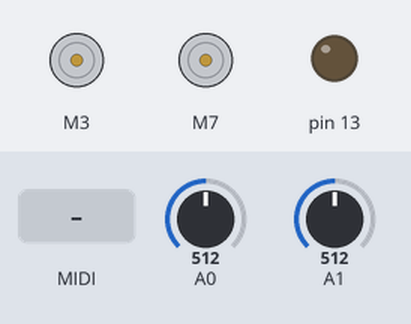
Simulated run of this sketch. Board: Arduino Uno, built with avr-gcc and run on an emulated ATmega328P. Parts: 2 × DC motor (green arrow = forward, orange = backward, longer = faster), output pins drawn as LEDs (lit = HIGH). Inputs (shaded band) come from the test bench; at power-on: A0 = 512, A1 = 512. MIDI output is not drawn.

Above: at 2.2 s.
2.3 s: MIDI note 64 received
At 2.45 s:
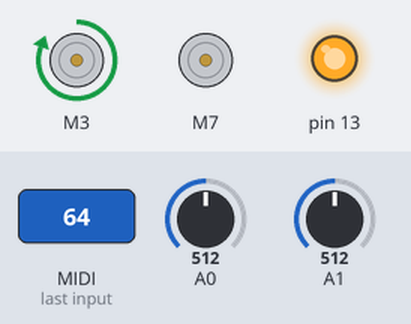
4.3 s: MIDI note 72 received
At 4.45 s:
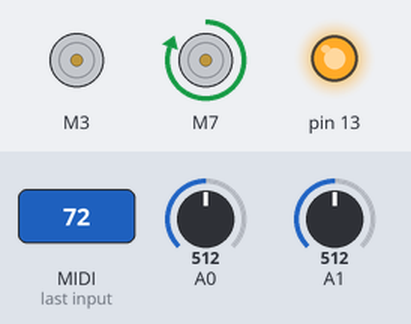
Timing chart, 0 to 7.3 s (numbered marks = the images above; inputs shaded):
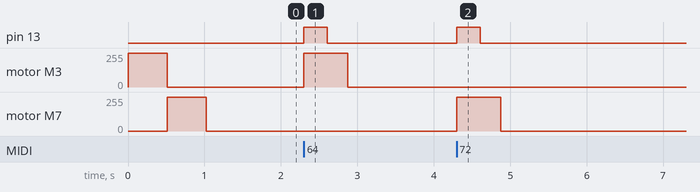

Measured:
- after the input at 2.3 s, pin 13: LOW → HIGH at once, → LOW 0.31 s later; motor M3: stopped → forward 255/255 at once, → stopped 0.57 s later
- after the input at 4.3 s, pin 13: LOW → HIGH at once, → LOW 0.31 s later; motor M7: stopped → forward 255/255 at once, → stopped 0.57 s later

The sketch:

PTR_3_pitch_control.ino
```cpp
// pitch control仕様
#include <MIDI.h>
#include "note.h"
#include "pitchshifter.h"
#include "tank.h"

MIDI_CREATE_DEFAULT_INSTANCE();

#define IF_Master_ch 0
#define Master_Slave_ch 4
Note note;
P_shifter p_shifter;
Tank tank;
int count=0;


void NoteOn_from_Master(byte channel, byte pitch, byte velocity){
  int channel_ = channel;
//  if(channel_==1){
//      count++;
//    if(count==1){
//      int pitch_ = pitch;
//    note.on(pitch_);
//    p_shifter.on(pitch_);
//      }
//    if(count==2){
//      count=0;
//      }
//    }
  digitalWrite(13, HIGH);
  int pitch_ = pitch;
  // ptr3ではValveとPitchでデバイス分けているのでnoteはコメントアウト
    // note.on(pitch_);
    p_shifter.on(pitch_);

}

void NoteOff_from_Master(byte channel, byte pitch, byte velocity){
//  int pitch_ = pitch;
//  note.off(pitch_);
//  p_shifter.off(pitch_);
  digitalWrite(13, LOW);
}

void setup(){

  MIDI.setHandleNoteOn(NoteOn_from_Master);
  MIDI.setHandleNoteOff(NoteOff_from_Master);
  MIDI.begin(MIDI_CHANNEL_OMNI);
//  MIDI.begin(Master_Slave_ch);

  // note.setup();
  p_shifter.setup();
  // tank.setup();
 pinMode(13,OUTPUT);//Lチカデバック用
}

void loop(){
  // リアルタイム性の確保のため、MIDI.readをできるだけ早く呼ぶように
  MIDI.read();
  // note.update();
  p_shifter.update();
  // tank.update();
}
```

L6470_commands.ino
```cpp
/*ver 1.00 2013/4/24*/
/*ver 1.01 2013/12/14 コメント追記*/

/*L6470 コントロール　コマンド
 引数-----------------------
 dia   1:正転 0:逆転,
 spd  (20bit)(0.015*spd[step/s])
 pos  (22bit)
 n_step (22bit)
 act   1:絶対座標をマーク  0:絶対座標リセット
 mssec ミリ秒
 val 各レジスタに書き込む値
 ---------------------------
 L6470_run(dia,spd); //指定方向に連続回転
 L6470_stepclock(dia); //指定方向にstepピンのクロックで回転
 L6470_move(dia,n_step); //指定方向に指定数ステップする
 L6470_goto(pos);　//指定座標に最短でいける回転方向で移動
 L6470_gotodia(dia,pos);　//回転方向を指定して指定座標に移動
 L6470_gountil(act,dia,spd);　//指定した回転方向に指定した速度で回転し、スイッチのONで急停止と座標処理
 L6470_relesesw(act,dia);　//スイッチがOFFに戻るまで最低速度で回転し、停止と座標処理
 L6470_gohome();　//座標原点に移動
 L6470_gomark();　//マーク座標に移動
 L6470_resetpos();　//絶対座標リセット
 L6470_resetdevice(); //L6470リセット
 L6470_softstop();　//回転停止、保持トルクあり
 L6470_hardstop();　//回転急停止、保持トルクあり
 L6470_softhiz(); //回転停止、保持トルクなし
 L6470_hardhiz(); //回転急停止、保持トルクなし
 L6470_getstatus(); //statusレジスタの値を返す （L6470_getparam_status();と同じ）

 L6470_busydelay(msec);　//busyフラグがHIGHになってから、指定ミリ秒待つ。

 レジスタ書き込みコマンド
 L6470_setparam_abspos(val); //[R, WS]現在座標default 0x000000 (22bit)
 L6470_setparam_elpos(val); //[R, WS]コイル励磁の電気的位置default 0x000 (2+7bit)
 L6470_setparam_mark(val); //[R, WR]マーク座標default 0x000000 (22bit)
 //ありませんL6470_spped //[R] 現在速度read onry  (20bit)
 L6470_setparam_acc(val); //[R, WS] 加速度default 0x08A (12bit) (14.55*val+14.55[step/s^2])
 L6470_setparam_dec(val); //[R, WS] 減速度default 0x08A (12bit) (14.55*val+14.55[step/s^2])
 L6470_setparam_maxspeed(val); //[R, WR]最大速度default 0x041 (10bit) (15.25*val+15.25[step/s])
 L6470_setparam_minspeed(val); //[R, WS]最小速度default 0x000 (1+12bit) (0.238*val+[step/s])
 L6470_setparam_fsspd(val); //[R, WR]μステップからフルステップへの切替点速度default 0x027 (10bit) (15.25*val+7.63[step/s])
 L6470_setparam_kvalhold(val); //[R, WR]停止時励磁電圧default 0x29 (8bit) (Vs[V]*val/256)
 L6470_setparam_kvalrun(val); //[R, WR]定速回転時励磁電圧default 0x29 (8bit) (Vs[V]*val/256)
 L6470_setparam_kvalacc(val); //[R, WR]加速時励磁電圧default 0x29 (8bit) (Vs[V]*val/256)
 L6470_setparam_kvaldec(val); //[R, WR]減速時励磁電圧default 0x29 (8bit) (Vs[V]*val/256)
 L6470_setparam_intspd(val); //[R, WH]逆起電力補償切替点速度default 0x0408 (14bit) (0.238*val[step/s])
 L6470_setparam_stslp(val); //[R, WH]逆起電力補償低速時勾配default 0x19 (8bit) (0.000015*val[% s/step])
 L6470_setparam_fnslpacc(val); //[R, WH]逆起電力補償高速時加速勾配default 0x29 (8bit) (0.000015*val[% s/step])
 L6470_setparam_fnslpdec(val); //[R, WH]逆起電力補償高速時減速勾配default 0x29 (8bit) (0.000015*val[% s/step])
 L6470_setparam_ktherm(val); //[R, WR]不明default 0x0 (4bit) (0.03125*val+1)
 //ありませんL6470_adcout //[R] read onry (5bit) ADCによる逆起電力補償の大きさかな？
 L6470_setparam_ocdth(val); //[R, WR]過電流しきい値default 0x8 (4bit) (375*val+375[mA])
 L6470_setparam_stallth(val); //[R, WR]失速電流しきい値？default 0x40 (7bit) (31.25*val+31.25[mA])
 L6470_setparam_stepmood(val); //[R, WH]ステップモードdefault 0x07 (1+3+1+3bit)
 L6470_setparam_alareen(val); //[R, WS]有効アラームdefault 0xff (1+1+1+1+1+1+1+1bit)
 L6470_setparam_config(val); //[R, WH]各種設定default 0x2e88 (3+3+2+1+1+1+1+1+3bit)
 //L6470_status //[R]状態read onry (16bit)

 [R]:読み取り専用
 [WR]:いつでも書き換え可
 [WH]:書き込みは出力がハイインピーダンスの時のみ可
 [WS]:書き換えはモータが停止している時のみ可


 レジスタ読み込みコマンド(返り値　long型)
 L6470_getparam_abspos();
 L6470_getparam_elpos();
 L6470_getparam_mark();
 L6470_getparam_speed();
 L6470_getparam_acc();
 L6470_getparam_dec();
 L6470_getparam_maxspeed();
 L6470_getparam_minspeed();
 L6470_getparam_fsspd();
 L6470_getparam_kvalhold();
 L6470_getparam_kvalrun();
 L6470_getparam_kvalacc();
 L6470_getparam_kvaldec();
 L6470_getparam_intspd();
 L6470_getparam_stslp();
 L6470_getparam_fnslpacc();
 L6470_getparam_fnslpdec();
 L6470_getparam_ktherm();
 L6470_getparam_adcout();
 L6470_getparam_ocdth();
 L6470_getparam_stallth();
 L6470_getparam_stepmood();
 L6470_getparam_alareen();
 L6470_getparam_config();
 L6470_getparam_status();
 */


void L6470_setparam_abspos(long val){L6470_transfer(0x01,3,val);}
void L6470_setparam_elpos(long val){L6470_transfer(0x02,2,val);}
void L6470_setparam_mark(long val){L6470_transfer(0x03,3,val);}
void L6470_setparam_acc(long val){L6470_transfer(0x05,2,val);}
void L6470_setparam_dec(long val){L6470_transfer(0x06,2,val);}
void L6470_setparam_maxspeed(long val){L6470_transfer(0x07,2,val);}
void L6470_setparam_minspeed(long val){L6470_transfer(0x08,2,val);}
void L6470_setparam_fsspd(long val){L6470_transfer(0x15,2,val);}
void L6470_setparam_kvalhold(long val){L6470_transfer(0x09,1,val);}
void L6470_setparam_kvalrun(long val){L6470_transfer(0x0a,1,val);}
void L6470_setparam_kvalacc(long val){L6470_transfer(0x0b,1,val);}
void L6470_setparam_kvaldec(long val){L6470_transfer(0x0c,1,val);}
void L6470_setparam_intspd(long val){L6470_transfer(0x0d,2,val);}
void L6470_setparam_stslp(long val){L6470_transfer(0x0e,1,val);}
void L6470_setparam_fnslpacc(long val){L6470_transfer(0x0f,1,val);}
void L6470_setparam_fnslpdec(long val){L6470_transfer(0x10,1,val);}
void L6470_setparam_ktherm(long val){L6470_transfer(0x11,1,val);}
void L6470_setparam_ocdth(long val){L6470_transfer(0x13,1,val);}
void L6470_setparam_stallth(long val){L6470_transfer(0x14,1,val);}
void L6470_setparam_stepmood(long val){L6470_transfer(0x16,1,val);}
void L6470_setparam_alareen(long val){L6470_transfer(0x17,1,val);}
void L6470_setparam_config(long val){L6470_transfer(0x18,2,val);}

long L6470_getparam_abspos(){return L6470_getparam(0x01,3);}
long L6470_getparam_elpos(){return L6470_getparam(0x02,2);}
long L6470_getparam_mark(){return L6470_getparam(0x03,3);}
long L6470_getparam_speed(){return L6470_getparam(0x04,3);}
long L6470_getparam_acc(){return L6470_getparam(0x05,2);}
long L6470_getparam_dec(){return L6470_getparam(0x06,2);}
long L6470_getparam_maxspeed(){return L6470_getparam(0x07,2);}
long L6470_getparam_minspeed(){return L6470_getparam(0x08,2);}
long L6470_getparam_fsspd(){return L6470_getparam(0x15,2);}
long L6470_getparam_kvalhold(){return L6470_getparam(0x09,1);}
long L6470_getparam_kvalrun(){return L6470_getparam(0x0a,1);}
long L6470_getparam_kvalacc(){return L6470_getparam(0x0b,1);}
long L6470_getparam_kvaldec(){return L6470_getparam(0x0c,1);}
long L6470_getparam_intspd(){return L6470_getparam(0x0d,2);}
long L6470_getparam_stslp(){return L6470_getparam(0x0e,1);}
long L6470_getparam_fnslpacc(){return L6470_getparam(0x0f,1);}
long L6470_getparam_fnslpdec(){return L6470_getparam(0x10,1);}
long L6470_getparam_ktherm(){return L6470_getparam(0x11,1);}
long L6470_getparam_adcout(){return L6470_getparam(0x12,1);}
long L6470_getparam_ocdth(){return L6470_getparam(0x13,1);}
long L6470_getparam_stallth(){return L6470_getparam(0x14,1);}
long L6470_getparam_stepmood(){return L6470_getparam(0x16,1);}
long L6470_getparam_alareen(){return L6470_getparam(0x17,1);}
long L6470_getparam_config(){return L6470_getparam(0x18,2);}
long L6470_getparam_status(){return L6470_getparam(0x19,2);}


void L6470_run(int dia,long spd){
  if(dia==1)
    L6470_transfer(0x51,3,spd);
  else
    L6470_transfer(0x50,3,spd);
}
void L6470_stepclock(int dia){
  if(dia==1)
    L6470_transfer(0x59,0,0);
  else
    L6470_transfer(0x58,0,0);
}
void L6470_move(int dia,long n_step){
  if(dia==1)
    L6470_transfer(0x41,3,n_step);
  else
    L6470_transfer(0x40,3,n_step);
}
void L6470_goto(long pos){
  L6470_transfer(0x60,3,pos);
}
void L6470_gotodia(int dia,int pos){
  if(dia==1)
    L6470_transfer(0x69,3,pos);
  else
    L6470_transfer(0x68,3,pos);
}
void L6470_gountil(int act,int dia,long spd){
  if(act==1)
    if(dia==1)
      L6470_transfer(0x8b,3,spd);
    else
      L6470_transfer(0x8a,3,spd);
  else
    if(dia==1)
      L6470_transfer(0x83,3,spd);
    else
      L6470_transfer(0x82,3,spd);
}
void L6470_relesesw(int act,int dia){
  if(act==1)
    if(dia==1)
      L6470_transfer(0x9b,0,0);
    else
      L6470_transfer(0x9a,0,0);
  else
    if(dia==1)
      L6470_transfer(0x93,0,0);
    else
      L6470_transfer(0x92,0,0);
}
void L6470_gohome(){
  L6470_transfer(0x70,0,0);
}
void L6470_gomark(){
  L6470_transfer(0x78,0,0);
}
void L6470_resetpos(){
  L6470_transfer(0xd8,0,0);
}
void L6470_resetdevice(){
  L6470_send_u(0x00);//nop命令
  L6470_send_u(0x00);
  L6470_send_u(0x00);
  L6470_send_u(0x00);
  L6470_send_u(0xc0);
}
void L6470_softstop(){
  L6470_transfer(0xb0,0,0);
}
void L6470_hardstop(){
  L6470_transfer(0xb8,0,0);
}
void L6470_softhiz(){
  L6470_transfer(0xa0,0,0);
}
void L6470_hardhiz(){
  L6470_transfer(0xa8,0,0);
}
long L6470_getstatus(){
  long val=0;
  L6470_send_u(0xd0);
  for(int i=0;i<=1;i++){
    val = val << 8;
    digitalWrite(PIN_SPI_SS, LOW); // ~SSイネーブル。
    val = val | SPI.transfer(0x00); // アドレスもしくはデータ送信。
    digitalWrite(PIN_SPI_SS, HIGH); // ~SSディスエーブル
  }
  return val;
}

void L6470_transfer(int add,int bytes,long val){
  int data[3];
  L6470_send(add);
  for(int i=0;i<=bytes-1;i++){
    data[i] = val & 0xff;
    val = val >> 8;
  }
  if(bytes==3){
    L6470_send(data[2]);
  }
  if(bytes>=2){
    L6470_send(data[1]);
  }
  if(bytes>=1){
    L6470_send(data[0]);
  }
}
void L6470_send(unsigned char add_or_val){
  while(!digitalRead(PIN_BUSY)){
  } //BESYが解除されるまで待機
  digitalWrite(PIN_SPI_SS, LOW); // ~SSイネーブル。
  SPI.transfer(add_or_val); // アドレスもしくはデータ送信。
  digitalWrite(PIN_SPI_SS, HIGH); // ~SSディスエーブル。
}
void L6470_send_u(unsigned char add_or_val){//busyを確認せず送信するため用
  digitalWrite(PIN_SPI_SS, LOW); // ~SSイネーブル。
  SPI.transfer(add_or_val); // アドレスもしくはデータ送信。
  digitalWrite(PIN_SPI_SS, HIGH); // ~SSディスエーブル。
}
void L6470_busydelay(long time){//BESYが解除されるまで待機
  while(!digitalRead(PIN_BUSY)){
  }
  delay(time);
}
long L6470_getparam(int add,int bytes){
  long val=0;
  int send_add = add | 0x20;
  L6470_send_u(send_add);
  for(int i=0;i<=bytes-1;i++){
    val = val << 8;
    digitalWrite(PIN_SPI_SS, LOW); // ~SSイネーブル。
    val = val | SPI.transfer(0x00); // アドレスもしくはデータ送信。
    digitalWrite(PIN_SPI_SS, HIGH); // ~SSディスエーブル
  }
  return val;
}
```

note.h
```cpp
class Note {
  // pitch control仕様
  public:
  Note(){};
  ~Note(){};
  void setup(){
    pinMode(10,INPUT_PULLUP);
    pinMode(11,OUTPUT);
    pinMode(12,OUTPUT);
//    pinMode(13,OUTPUT);  //Lチカデバック用
  }

  void on(int _note) {
    note = _note;
    switch(note){
      case 64:
        digitalWrite(12,HIGH);
        timestamp = millis();
        flg_note_on = true;
        break;
      case 65:
        digitalWrite(12,HIGH);
        timestamp = millis();
        flg_note_on = true;
        break;
      case 66:
        digitalWrite(12,HIGH);
        timestamp = millis();
        flg_note_on = true;
        break;
      case 67:
        digitalWrite(12,HIGH);
        timestamp = millis();
        flg_note_on = true;
        break;
      case 68:
        digitalWrite(12,HIGH);
        timestamp = millis();
        flg_note_on = true;
        break;
      case 69:
        digitalWrite(12,HIGH);
        timestamp = millis();
        flg_note_on = true;
        break;
      case 70:
        digitalWrite(12,HIGH);
        timestamp = millis();
        flg_note_on = true;
        break;

      case 71:
        digitalWrite(11,HIGH);
        timestamp = millis();
        flg_note_on = true;
        break;
      case 72:
        digitalWrite(11,HIGH);
        timestamp = millis();
        flg_note_on = true;
        break;
      case 73:
        digitalWrite(11,HIGH);
        timestamp = millis();
        flg_note_on = true;
        break;
      case 74:
        digitalWrite(11,HIGH);
        timestamp = millis();
        flg_note_on = true;
        break;
      case 75:
        digitalWrite(11,HIGH);
        timestamp = millis();
        flg_note_on = true;
        break;
      case 76:
        digitalWrite(11,HIGH);
        timestamp = millis();
        flg_note_on = true;
        break;
      case 77:
        digitalWrite(11,HIGH);
        timestamp = millis();
        flg_note_on = true;
        break;
      case 78:
        digitalWrite(11,HIGH);
        timestamp = millis();
        flg_note_on = true;
        break;
      case 79:
        digitalWrite(11,HIGH);
        timestamp = millis();
        flg_note_on = true;
        break;
      case 80:
        digitalWrite(11,HIGH);
        timestamp = millis();
        flg_note_on = true;
        break;
      case 81:
        digitalWrite(11,HIGH);
        timestamp = millis();
        flg_note_on = true;
        break;
      case 82:
        digitalWrite(11,HIGH);
        timestamp = millis();
        flg_note_on = true;
        break;
      case 83:
        digitalWrite(11,HIGH);
        timestamp = millis();
        flg_note_on = true;
        break;
      case 84:
        digitalWrite(11,HIGH);
        timestamp = millis();
        flg_note_on = true;
        break;
      }
  }
  void off(int _note) {
    note = _note;
    switch(note){
      case 64:
        digitalWrite(12,LOW);

        flg_note_on = false;
        break;
      case 65:
        digitalWrite(12,LOW);

        flg_note_on = false;
        break;
      case 66:
        digitalWrite(12,LOW);

        flg_note_on = false;
        break;
      case 67:
        digitalWrite(12,LOW);

        flg_note_on = false;
        break;
      case 68:
        digitalWrite(12,LOW);

        flg_note_on = false;
        break;
      case 69:
        digitalWrite(12,LOW);

        flg_note_on = false;
        break;
      case 70:
        digitalWrite(12,LOW);

        flg_note_on = false;
        break;

      case 71:
        digitalWrite(11,LOW);

        flg_note_on = false;
        break;
      case 72:
        digitalWrite(11,LOW);

        flg_note_on = false;
        break;
      case 73:
        digitalWrite(11,LOW);

        flg_note_on = false;
        break;
      case 74:
        digitalWrite(11,LOW);

        flg_note_on = false;
        break;
      case 75:
        digitalWrite(11,LOW);

        flg_note_on = false;
        break;
      case 76:
        digitalWrite(11,LOW);

        flg_note_on = false;
        break;
      case 77:
        digitalWrite(11,LOW);

        flg_note_on = false;
        break;
      case 78:
        digitalWrite(11,LOW);

        flg_note_on = false;
        break;
      case 79:
        digitalWrite(11,LOW);

        flg_note_on = false;
        break;
      case 80:
        digitalWrite(11,LOW);

        flg_note_on = false;
        break;
      case 81:
        digitalWrite(11,LOW);

        flg_note_on = false;
        break;
      case 82:
        digitalWrite(11,LOW);

        flg_note_on = false;
        break;
      case 83:
        digitalWrite(11,LOW);

        flg_note_on = false;
        break;
      case 84:
        digitalWrite(11,LOW);

        flg_note_on = false;
        break;
        }
  }

  void update(){
    if ( (millis()-timestamp) >= opentime && flg_note_on == true ) {
      off(note);
    }
  }

  boolean flg_note_on;;
  long timestamp;
  int note;
  int opentime = 70;

};
```

tank.h
```cpp
#include <SPI.h>

// --- L6470関数のプロトタイプ宣言（.hファイル内で呼び出すために必要） ---
void L6470_resetdevice();
void L6470_run(int dia, long spd);
void L6470_softstop();
void L6470_setparam_acc(long val);
void L6470_setparam_dec(long val);
void L6470_setparam_maxspeed(long val);
void L6470_setparam_minspeed(long val);
void L6470_setparam_fsspd(long val);
void L6470_setparam_kvalhold(long val);
void L6470_setparam_kvalrun(long val);
void L6470_setparam_kvalacc(long val);
void L6470_setparam_kvaldec(long val);
void L6470_setparam_stepmood(long val);
// ----------------------------------------------------------------

// 競合を避けるため、BUSYピンをA0からA2に変更
#define PIN_SPI_SS 10
#define PIN_BUSY A2

class Tank {
  public:
  Tank(){};
  ~Tank(){};

  void setup(){
    pinMode(2, INPUT_PULLUP);

    // SPIとL6470のピン設定
    pinMode(PIN_SPI_SS, OUTPUT);
    pinMode(PIN_BUSY, INPUT);
    digitalWrite(PIN_SPI_SS, HIGH);

    SPI.begin();
    SPI.setDataMode(SPI_MODE3);
    SPI.setBitOrder(MSBFIRST);

    // L6470の初期化とパラメータ設定
    L6470_resetdevice();
    L6470_setup();

    // ==========================================================
    // 【パターン1】 電源を入れたら常に一定速度で回り続ける場合
    // ※ パターン2を使用する場合は、下の2行をコメントアウトしてください。
    // ==========================================================
    L6470_run(0, targetSpeed);
    isRunning = true;
  }

  void update(){
    int sensorVal = digitalRead(2);

    // ==========================================================
    // 【パターン2】 2番ピンがHIGHの時だけモーターを回す場合
    // ※ パターン1を使用する場合は、以下のif〜elseブロック全体を
    //    コメントアウトしてください。
    // ==========================================================
    // if (sensorVal == HIGH) {
    //   if (isRunning == false) {
    //     // 停止中なら回転開始（内部設定に従い自動で滑らかに加速します）
    //     L6470_run(0, targetSpeed);
    //     isRunning = true;
    //   }
    // } else {
    //   if (isRunning == true) {
    //     // 回転中なら減速して停止（保持トルクあり）
    //     L6470_softstop();
    //     isRunning = false;
    //   }
    // }
  }

  private:
  boolean isRunning = false;
  long targetSpeed = 50000;

  // L6470内部のレジスタ設定（ハードウェア自動加減速の設定）
  void L6470_setup() {
    L6470_setparam_acc(0x40);      // 加速度
    L6470_setparam_dec(0x40);      // 減速度
    L6470_setparam_maxspeed(0x100);
    L6470_setparam_minspeed(0x01); // 最小速度
    L6470_setparam_fsspd(0x3ff);
    L6470_setparam_kvalhold(0x50);
    L6470_setparam_kvalrun(0x50);
    L6470_setparam_kvalacc(0x50);
    L6470_setparam_kvaldec(0x50);
    L6470_setparam_stepmood(0x03);
  }
};
```

Source omitted: pitchshifter.h (7401 bytes)
